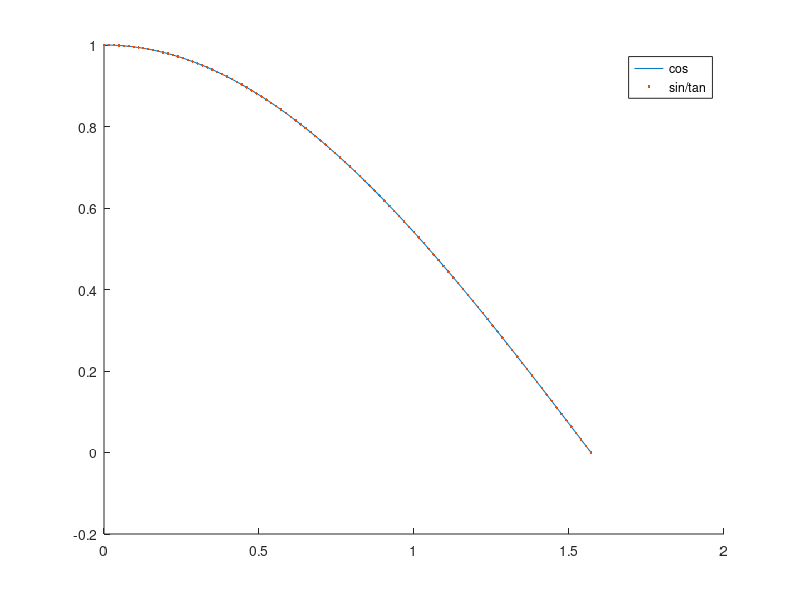
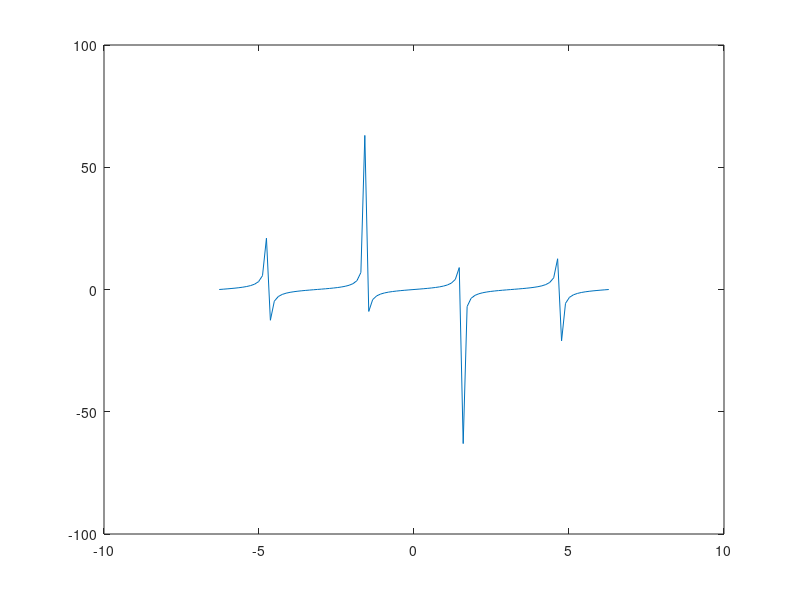

These charts were generated, in order, by the following MATLAB code:
theta = deg2rad(linspace(0, 90));
phi = pi/2 - theta/2;

x1 = cos(theta);

for i = 1:length(theta)
    x2(i) = 1 - sin(theta(i))/tan(phi(i));
end

figure
hold on
plot(theta, x1)
plot(theta, x2, '.')
legend('cos', 'sin/tan')
hold off

gamma = linspace(-2*pi, 2*pi);
x3 = tan(gamma)

figure
plot(gamma, x3)
